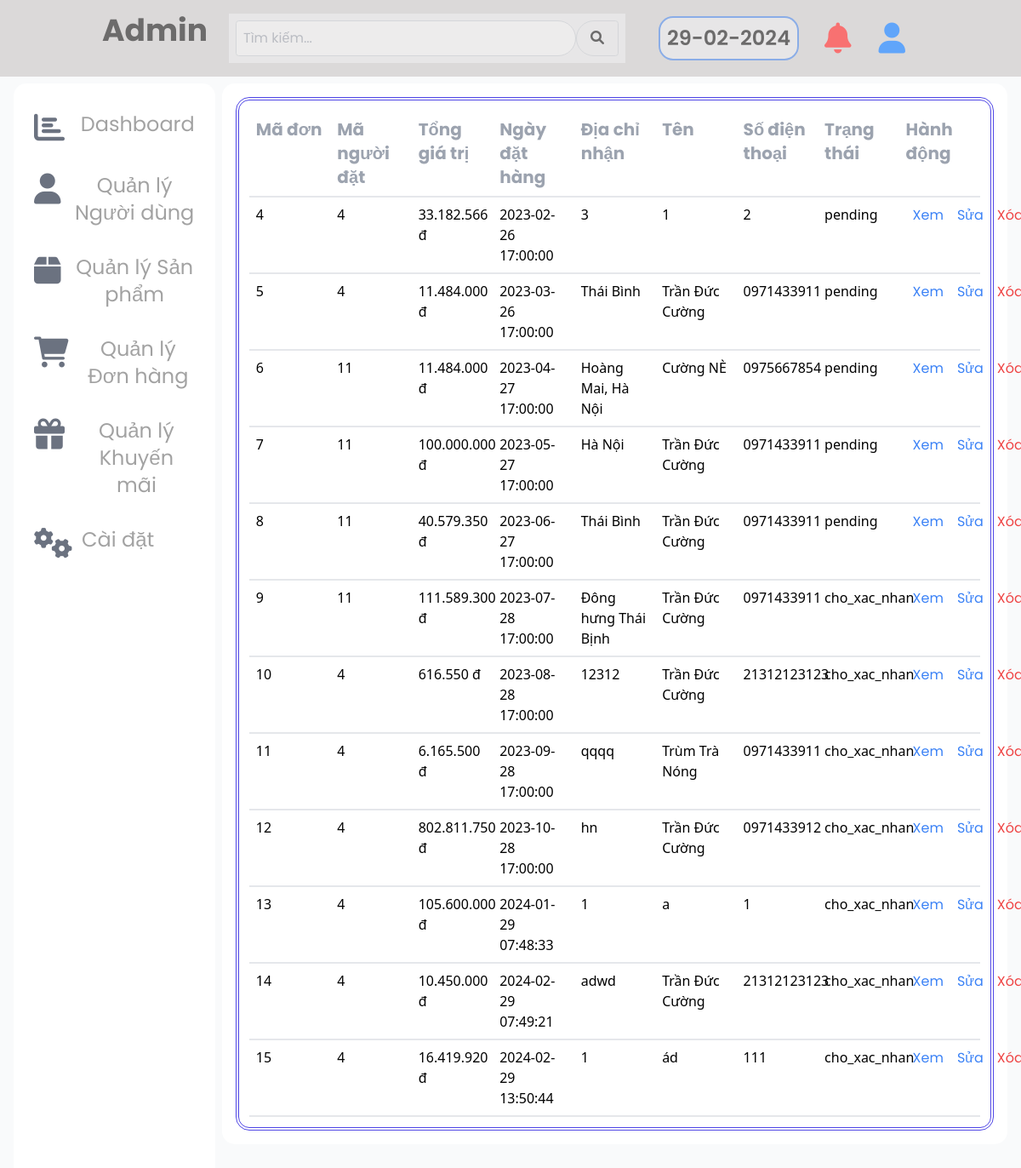
The app's page /admin/index.php?page=order with its own data.
### tables this page shows
CREATE TABLE `orders` (
  `order_id` int(11) NOT NULL,
  `user_id` int(11) DEFAULT NULL,
  `total_price` decimal(12,0) DEFAULT NULL,
  `order_date` timestamp NULL DEFAULT NULL,
  `address` varchar(255) DEFAULT NULL,
  `name` varchar(255) DEFAULT NULL,
  `phone` varchar(20) DEFAULT NULL,
  `state` varchar(50) DEFAULT NULL
);

### admin/quanlydonhang/lietke.php (the view)
<div class="mx-auto">
<div class="grid grid-cols-9  border-double border-double border-4 border-indigo-600 rounded-2xl p-3">
<div class="border-b-2 text-gray-400 font-bold text-xl p-2">Mã đơn</div>
<div class="border-b-2 text-gray-400 font-bold text-xl p-2">Mã người đặt</div>
<div class=" border-b-2 text-gray-400 p-2 font-bold text-xl">Tổng giá trị </div>
<div class="border-b-2 text-gray-400 font-bold text-xl p-2">Ngày đặt hàng</div>
<div class="border-b-2 text-gray-400  font-bold text-xl p-2">Địa chỉ nhận</div>
<div class="border-b-2 text-gray-400  font-bold text-xl p-2">Tên</div>
<div class="border-b-2 text-gray-400  font-bold text-xl p-2">Số điện thoại</div>
<div class="border-b-2 text-gray-400  font-bold text-xl p-2">Trạng thái </div>
<div class="border-b-2 text-gray-400 font-bold text-xl p-2">Hành động</div>
<?php
include '../connectdb.php';
function getOrders() {
  global $conn;
  $result = $conn->query("SELECT * FROM orders");
  $orders = $result->fetch_all(MYSQLI_ASSOC);
  return $orders;
}
$order = getOrders();
foreach ($order as $order) {
echo "<div class='border-b-2 font-sans font-base text-base p-2'>" . $order['order_id'] . "</div>";
echo "<div class='border-b-2 font-sans font-base text-base p-2'>" . $order["user_id"] . "</div>";
echo "<div class='border-b-2  font-sans font-base text-base p-2'>" . number_format($order['total_price'], 0, ',', '.') . " đ</div>";
echo "<div class='border-b-2 font-sans font-base text-base p-2'>" . $order['order_date'] . "</div>";
echo "<div class='border-b-2 font-sans font-base text-base p-2'>" . $order['address'] . "</div>";
echo "<div class='border-b-2 font-sans font-base text-base p-2'>" . $order['name'] . "</div>";
echo "<div class='border-b-2 font-sans  font-base text-base p-2'>" .$order['phone'] . "</div>";
echo "<div class='border-b-2 font-sans  font-base text-base p-2'>" .$order['state'] . "</div>";
echo "<div class='border-b-2 font-sans font-base text-base p-2'>"  ;
echo "<a href='index.php?page=order&action=xem&id={$order['order_id']}' class='text-blue-500 px-2'>Xem</a>";
echo "<a href='index.php?page=order&action=sua&id={$order['order_id']}' class='text-blue-500 px-2'>Sửa</a>";
echo "<a href='index.php?page=order&action=xoa&id={$order['order_id']}' class='text-red-500 px-2'>Xóa</a>";
echo "</div>";
}
?>
</div>
</div>

### css/style.css (style rules this page uses)
* { padding: 0; margin: 0; box-sizing: border-box; font-family: 'poppins',sans-serif; }
a { text-decoration: none; }
body { background-color: #dbd9d9; margin: 0; padding: 0; }

### records on screen
orders: order_id "4", user "4", total_price "33.182.566", order_date "2023-02-26 17:00:00", address "3", name "1", phone "2", state "pending"
orders: order_id "5", user "4", total_price "11.484.000", order_date "2023-03-26 17:00:00", address "Thái Bình", name "Trần Đức Cường", phone "0971433911", state "pending"
orders: order_id "6", user "11", total_price "11.484.000", order_date "2023-04-27 17:00:00", address "Hoàng Mai, Hà Nội", name "Cường NÈ", phone "0975667854", state "pending"
orders: order_id "7", user "11", total_price "100.000.000", order_date "2023-05-27 17:00:00", address "Hà Nội", name "Trần Đức Cường", phone "0971433911", state "pending"
orders: order_id "8", user "11", total_price "40.579.350", order_date "2023-06-27 17:00:00", address "Thái Bình", name "Trần Đức Cường", phone "0971433911", state "pending"
orders: order_id "9", user "11", total_price "111.589.300", order_date "2023-07-28 17:00:00", address "Đông hưng Thái Bịnh", name "Trần Đức Cường", phone "0971433911", state "cho_xac_nhan"
orders: order_id "10", user "4", total_price "616.550", order_date "2023-08-28 17:00:00", address "12312", name "Trần Đức Cường", phone "21312123123", state "cho_xac_nhan"
orders: order_id "11", user "4", total_price "6.165.500", order_date "2023-09-28 17:00:00", address "qqqq", name "Trùm Trà Nóng", phone "0971433911", state "cho_xac_nhan"
orders: order_id "12", user "4", total_price "802.811.750", order_date "2023-10-28 17:00:00", address "hn", name "Trần Đức Cường", phone "0971433912", state "cho_xac_nhan"
orders: order_id "13", user "4", total_price "105.600.000", order_date "2024-01-29 07:48:33", address "1", name "a", phone "1", state "cho_xac_nhan"
orders: order_id "14", user "4", total_price "10.450.000", order_date "2024-02-29 07:49:21", address "adwd", name "Trần Đức Cường", phone "21312123123", state "cho_xac_nhan"
orders: order_id "15", user "4", total_price "16.419.920", order_date "2024-02-29 13:50:44", address "1", name "ád", phone "111", state "cho_xac_nhan"
